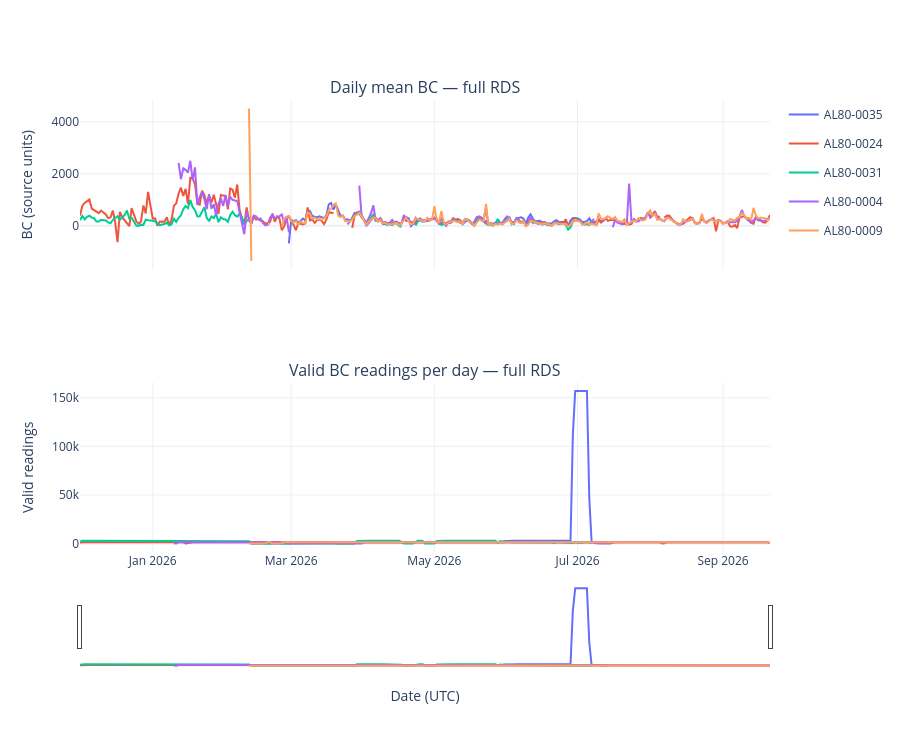

Write notebook code for a chart like this one.
### Markdown cell above
## Daily patterns by sensor
Full-file daily means and counts for the five sensors with the most rows. Midnight readings are included in their UTC calendar day. Means include negative BC readings and are weighted by observations, not elapsed time. Missing days appear as gaps in the mean plot and zero counts below it. Click a legend entry to hide or show that sensor in both panels, or double-click to isolate it.

### Code cell
top_sensors = sensors.loc[sensors.index.notna()].head(5).index
fig = make_subplots(rows=2, cols=1, shared_xaxes=True,
                    subplot_titles=["Daily mean BC — full RDS", "Valid BC readings per day — full RDS"])
for i, sensor in enumerate(top_sensors):
    series = daily.loc[daily["SensorID"].eq(sensor)].set_index("day").sort_index()
    if series.empty:
        continue
    series = series.reindex(pd.date_range(series.index.min(), series.index.max(), freq="D"))
    color = px.colors.qualitative.Plotly[i % 10]
    for row, col in [(1, "mean_BC"), (2, "valid_BC")]:
        values = series[col] if row == 1 else series[col].fillna(0)
        fig.add_trace(go.Scatter(x=series.index, y=values, mode="lines", name=sensor,
            legendgroup=sensor, showlegend=row == 1, line={"color": color}, connectgaps=False,
            hovertemplate="%{x|%Y-%m-%d} UTC<br>%{y:.5g}<extra>%{fullData.name}</extra>"), row=row, col=1)
fig.update_yaxes(title_text="BC (source units)", row=1, col=1)
fig.update_yaxes(title_text="Valid readings", row=2, col=1)
fig.update_xaxes(title_text="Date (UTC)", rangeslider_visible=True, row=2, col=1)
fig.update_layout(template="plotly_white", height=750, hovermode="x unified", legend={"groupclick": "togglegroup"})
show_plot("daily_patterns", fig)

### Figure 1 — Plotly figure (JSON) as saved in the notebook; plotly's stock layout.template omitted (floating-point values rounded to 4 significant figures; data arrays with more than 128 entries replaced by an {"elided": "..."} marker saying what was removed)
{"data": [{"connectgaps": false, "hovertemplate": "%{x|%Y-%m-%d} UTC<br>%{y:.5g}<extra>%{fullData.name}</extra>", "legendgroup": "AL80-0035", "line": {"color": "#636EFA"}, "mode": "lines", "name": "AL80-0035", "showlegend": true, "type": "scatter", "x": {"elided": "153 str values"}, "xaxis": "x", "y": {"elided": "153 float values"}, "yaxis": "y"}, {"connectgaps": false, "hovertemplate": "%{x|%Y-%m-%d} UTC<br>%{y:.5g}<extra>%{fullData.name}</extra>", "legendgroup": "AL80-0035", "line": {"color": "#636EFA"}, "mode": "lines", "name": "AL80-0035", "showlegend": false, "type": "scatter", "x": {"elided": "153 str values"}, "xaxis": "x2", "y": {"elided": "153 float values"}, "yaxis": "y2"}, {"connectgaps": false, "hovertemplate": "%{x|%Y-%m-%d} UTC<br>%{y:.5g}<extra>%{fullData.name}</extra>", "legendgroup": "AL80-0024", "line": {"color": "#EF553B"}, "mode": "lines", "name": "AL80-0024", "showlegend": true, "type": "scatter", "x": {"elided": "295 str values"}, "xaxis": "x", "y": {"elided": "295 float values"}, "yaxis": "y"}, {"connectgaps": false, "hovertemplate": "%{x|%Y-%m-%d} UTC<br>%{y:.5g}<extra>%{fullData.name}</extra>", "legendgroup": "AL80-0024", "line": {"color": "#EF553B"}, "mode": "lines", "name": "AL80-0024", "showlegend": false, "type": "scatter", "x": {"elided": "295 str values"}, "xaxis": "x2", "y": {"elided": "295 float values"}, "yaxis": "y2"}, {"connectgaps": false, "hovertemplate": "%{x|%Y-%m-%d} UTC<br>%{y:.5g}<extra>%{fullData.name}</extra>", "legendgroup": "AL80-0031", "line": {"color": "#00CC96"}, "mode": "lines", "name": "AL80-0031", "showlegend": true, "type": "scatter", "x": {"elided": "219 str values"}, "xaxis": "x", "y": {"elided": "219 float values"}, "yaxis": "y"}, {"connectgaps": false, "hovertemplate": "%{x|%Y-%m-%d} UTC<br>%{y:.5g}<extra>%{fullData.name}</extra>", "legendgroup": "AL80-0031", "line": {"color": "#00CC96"}, "mode": "lines", "name": "AL80-0031", "showlegend": false, "type": "scatter", "x": {"elided": "219 str values"}, "xaxis": "x2", "y": {"elided": "219 float values"}, "yaxis": "y2"}, {"connectgaps": false, "hovertemplate": "%{x|%Y-%m-%d} UTC<br>%{y:.5g}<extra>%{fullData.name}</extra>", "legendgroup": "AL80-0004", "line": {"color": "#AB63FA"}, "mode": "lines", "name": "AL80-0004", "showlegend": true, "type": "scatter", "x": {"elided": "255 str values"}, "xaxis": "x", "y": {"elided": "255 float values"}, "yaxis": "y"}, {"connectgaps": false, "hovertemplate": "%{x|%Y-%m-%d} UTC<br>%{y:.5g}<extra>%{fullData.name}</extra>", "legendgroup": "AL80-0004", "line": {"color": "#AB63FA"}, "mode": "lines", "name": "AL80-0004", "showlegend": false, "type": "scatter", "x": {"elided": "255 str values"}, "xaxis": "x2", "y": {"elided": "255 float values"}, "yaxis": "y2"}, {"connectgaps": false, "hovertemplate": "%{x|%Y-%m-%d} UTC<br>%{y:.5g}<extra>%{fullData.name}</extra>", "legendgroup": "AL80-0009", "line": {"color": "#FFA15A"}, "mode": "lines", "name": "AL80-0009", "showlegend": true, "type": "scatter", "x": {"elided": "223 str values"}, "xaxis": "x", "y": {"elided": "223 float values"}, "yaxis": "y"}, {"connectgaps": false, "hovertemplate": "%{x|%Y-%m-%d} UTC<br>%{y:.5g}<extra>%{fullData.name}</extra>", "legendgroup": "AL80-0009", "line": {"color": "#FFA15A"}, "mode": "lines", "name": "AL80-0009", "showlegend": false, "type": "scatter", "x": {"elided": "223 str values"}, "xaxis": "x2", "y": {"elided": "223 float values"}, "yaxis": "y2"}], "layout": {"annotations": [{"font": {"size": 16}, "showarrow": false, "text": "Daily mean BC — full RDS", "x": 0.5, "xanchor": "center", "xref": "paper", "y": 1.0, "yanchor": "bottom", "yref": "paper"}, {"font": {"size": 16}, "showarrow": false, "text": "Valid BC readings per day — full RDS", "x": 0.5, "xanchor": "center", "xref": "paper", "y": 0.375, "yanchor": "bottom", "yref": "paper"}], "height": 750, "hovermode": "x unified", "legend": {"groupclick": "togglegroup"}, "xaxis": {"anchor": "y", "domain": [0.0, 1.0], "matches": "x2", "showticklabels": false}, "xaxis2": {"anchor": "y2", "domain": [0.0, 1.0], "rangeslider": {"visible": true}, "title": {"text": "Date (UTC)"}}, "yaxis": {"anchor": "x", "domain": [0.625, 1.0], "title": {"text": "BC (source units)"}}, "yaxis2": {"anchor": "x2", "domain": [0.0, 0.375], "title": {"text": "Valid readings"}}}}
